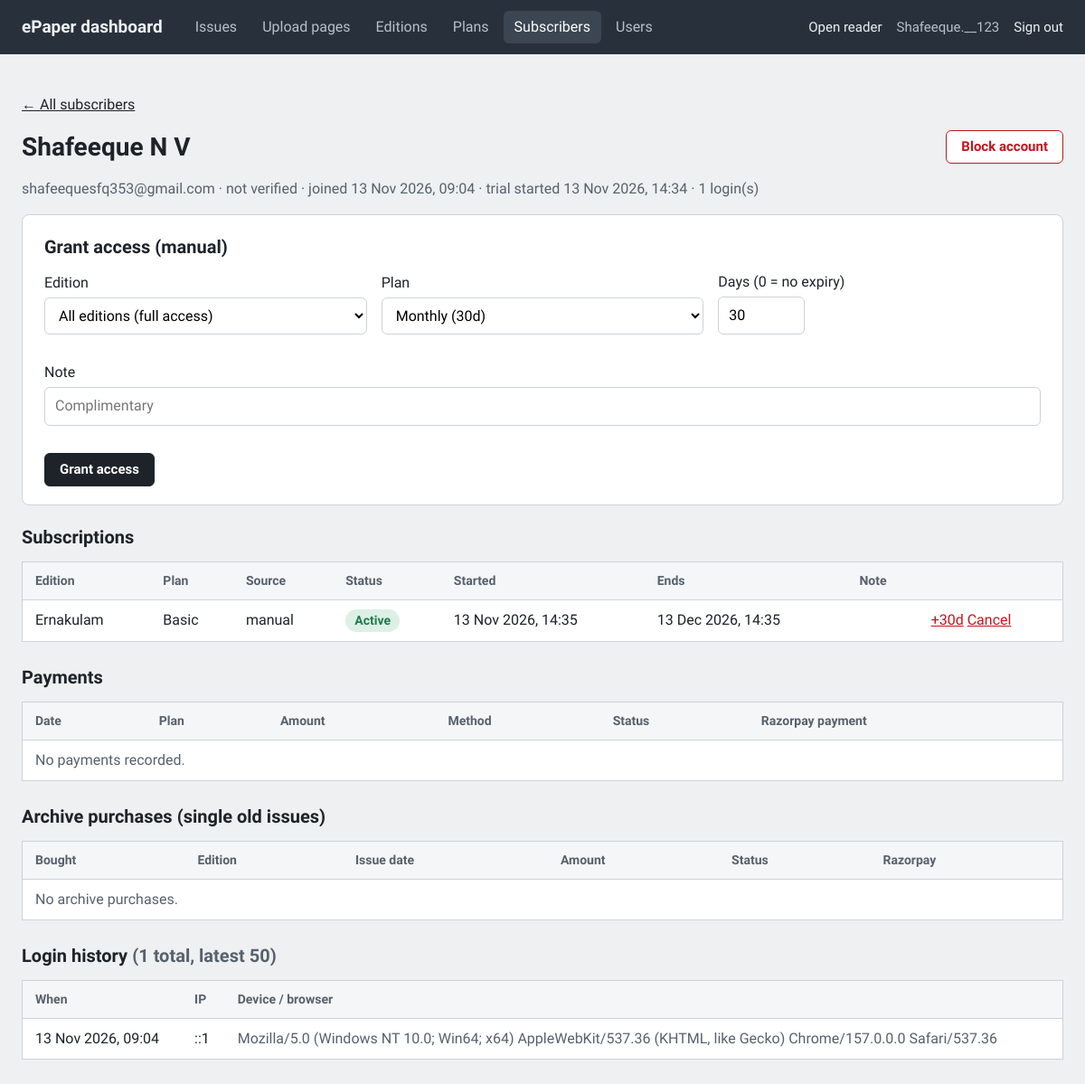
The page /admin/subscriber.php?id=8 (signed in) on the database its author committed.
### tables this page shows
CREATE TABLE IF NOT EXISTS `users` (
  `id` int UNSIGNED NOT NULL AUTO_INCREMENT,
  `username` varchar(60) NOT NULL,
  `password_hash` varchar(255) NOT NULL,
  `role` enum('admin','editor','uploader') NOT NULL DEFAULT 'uploader',
  `created_at` timestamp NOT NULL DEFAULT CURRENT_TIMESTAMP,
  PRIMARY KEY (`id`),
  UNIQUE KEY `username` (`username`)
);

CREATE TABLE IF NOT EXISTS `subscribers` (
  `id` int UNSIGNED NOT NULL AUTO_INCREMENT,
  `email` varchar(190) NOT NULL,
  `password_hash` varchar(255) NOT NULL,
  `name` varchar(120) NOT NULL DEFAULT '',
  `phone` varchar(20) DEFAULT NULL,
  `email_verified_at` datetime DEFAULT NULL,
  `status` enum('active','blocked') NOT NULL DEFAULT 'active',
  `trial_started_at` datetime DEFAULT NULL,
  `created_at` timestamp NOT NULL DEFAULT CURRENT_TIMESTAMP,
  PRIMARY KEY (`id`),
  UNIQUE KEY `email` (`email`),
  KEY `idx_status` (`status`)
);

CREATE TABLE IF NOT EXISTS `plans` (
  `id` int UNSIGNED NOT NULL AUTO_INCREMENT,
  `slug` varchar(60) NOT NULL,
  `name` varchar(120) NOT NULL,
  `description` varchar(255) NOT NULL DEFAULT '',
  `amount_paise` int UNSIGNED NOT NULL,
  `currency` char(3) NOT NULL DEFAULT 'INR',
  `period` enum('daily','weekly','monthly','yearly') NOT NULL DEFAULT 'monthly',
  `interval_count` int UNSIGNED NOT NULL DEFAULT '1',
  `total_count` int UNSIGNED NOT NULL DEFAULT '120',
  `razorpay_plan_id` varchar(40) DEFAULT NULL,
  `is_active` tinyint(1) NOT NULL DEFAULT '1',
  `sort_order` int NOT NULL DEFAULT '0',
  `created_at` timestamp NOT NULL DEFAULT CURRENT_TIMESTAMP,
  PRIMARY KEY (`id`),
  UNIQUE KEY `slug` (`slug`),
  KEY `idx_active` (`is_active`,`sort_order`)
);

CREATE TABLE IF NOT EXISTS `subscriptions` (
  `id` int UNSIGNED NOT NULL AUTO_INCREMENT,
  `subscriber_id` int UNSIGNED NOT NULL,
  `plan_id` int UNSIGNED NOT NULL,
  `edition_id` int UNSIGNED DEFAULT NULL,
  `razorpay_subscription_id` varchar(40) DEFAULT NULL,
  `status` varchar(20) NOT NULL DEFAULT 'created',
  `current_start` datetime DEFAULT NULL,
  `current_end` datetime DEFAULT NULL,
  `cancel_at_period_end` tinyint(1) NOT NULL DEFAULT '0',
  `source` enum('razorpay','manual') NOT NULL DEFAULT 'razorpay',
  `note` varchar(255) NOT NULL DEFAULT '',
  `created_at` timestamp NOT NULL DEFAULT CURRENT_TIMESTAMP,
  `updated_at` timestamp NOT NULL DEFAULT CURRENT_TIMESTAMP ON UPDATE CURRENT_TIMESTAMP,
  PRIMARY KEY (`id`),
  UNIQUE KEY `razorpay_subscription_id` (`razorpay_subscription_id`),
  KEY `idx_subscriber` (`subscriber_id`),
  KEY `idx_access` (`subscriber_id`,`status`,`current_end`),
  KEY `fk_sub_plan` (`plan_id`),
  KEY `idx_sub_edition` (`edition_id`)
);

CREATE TABLE IF NOT EXISTS `editions` (
  `id` int UNSIGNED NOT NULL AUTO_INCREMENT,
  `slug` varchar(80) NOT NULL,
  `code` varchar(10) DEFAULT NULL,
  `name` varchar(120) NOT NULL,
  `name_ml` varchar(120) DEFAULT NULL,
  `full_name` varchar(200) DEFAULT NULL,
  `group_name` varchar(120) DEFAULT NULL,
  `group_sort` int NOT NULL DEFAULT '0',
  `legacy_id` int DEFAULT NULL,
  `inherit_from_id` int UNSIGNED DEFAULT NULL,
  `is_main` tinyint(1) NOT NULL DEFAULT '0',
  `is_supplement` tinyint(1) NOT NULL DEFAULT '0',
  `sort_order` int NOT NULL DEFAULT '0',
  `is_active` tinyint(1) NOT NULL DEFAULT '1',
  PRIMARY KEY (`id`),
  UNIQUE KEY `slug` (`slug`),
  KEY `idx_code` (`code`)
);

### inc/bootstrap.php (called while the page is built, shortened)
<?php
$configFile = dirname(__DIR__) . '/config.php';
$CONFIG = require $configFile;
function cfg(string $key)
{
    global $CONFIG;
    return $CONFIG[$key] ?? null;
}
function db(): PDO
{
    static $pdo = null;
    if ($pdo === null) {
        $c = cfg('db');
        $pdo = new PDO($c['dsn'], $c['user'], $c['pass'], [
            PDO::ATTR_ERRMODE            => PDO::ERRMODE_EXCEPTION,
            PDO::ATTR_DEFAULT_FETCH_MODE => PDO::FETCH_ASSOC,
            PDO::ATTR_EMULATE_PREPARES   => false,
        ]);
    }
    return $pdo;
}
function q(string $sql, array $params = []): PDOStatement
{
    $st = db()->prepare($sql);
    $st->execute($params);
    return $st;
}
function h($s): string
{
    return htmlspecialchars((string)$s, ENT_QUOTES | ENT_SUBSTITUTE, 'UTF-8');
}
function url(string $path = '', array $params = []): string
{
    $u = rtrim((string)cfg('base_url'), '/') . '/' . ltrim($path, '/');
    return $params ? $u . '?' . http_build_query($params) : $u;
}
function current_user(): ?array
{
    return $_SESSION['user'] ?? null;
}
function require_login(string $role = 'uploader'): array
{
    $u = current_user();
    if ($u) {
        $row = q('SELECT id, username, role FROM users WHERE id = ?', [$u['id']])->fetch();
        $u = $row ? ['id' => (int)$row['id'], 'username' => $row['username'], 'role' => $row['role']] : null;
    }
    return $u;
}
require_once __DIR__ . '/subscriber.php';

### inc/subscriber.php (called while the page is built, shortened)
<?php
function plan_validity_days(array $plan): int
{
    $n = max(1, (int)$plan['interval_count']);
    $per = ['daily' => 1, 'weekly' => 7, 'monthly' => 30, 'yearly' => 365][$plan['period']] ?? 30;
    return $n * $per;
}

### admin/subscriber.php (the view, shortened to what this page needs)
<?php
require __DIR__ . '/../inc/bootstrap.php';
require __DIR__ . '/../inc/admin_layout.php';
require_login('admin');
$id = (int)($_GET['id'] ?? 0);
$sub = q('SELECT * FROM subscribers WHERE id = ?', [$id])->fetch();
$plans = q('SELECT * FROM plans ORDER BY sort_order')->fetchAll();
$subs = q("SELECT s.*, p.name AS plan_name, e.name AS edition_name
           FROM subscriptions s
           JOIN plans p ON p.id = s.plan_id
           LEFT JOIN editions e ON e.id = s.edition_id
           WHERE s.subscriber_id = ?
           ORDER BY s.created_at DESC", [$id])->fetchAll();
$payments = q("SELECT pay.*, p.name AS plan_name
               FROM payments pay
               LEFT JOIN subscriptions s ON s.id = pay.subscription_id
               LEFT JOIN plans p ON p.id = s.plan_id
               WHERE pay.subscriber_id = ?
               ORDER BY pay.created_at DESC LIMIT 100", [$id])->fetchAll();
$archives = q("SELECT ap.*, e.name AS edition_name
               FROM archive_purchases ap
               LEFT JOIN editions e ON e.id = ap.edition_id
               WHERE ap.subscriber_id = ?
               ORDER BY ap.created_at DESC LIMIT 100", [$id])->fetchAll();
$logins = q("SELECT * FROM login_logs WHERE subscriber_id = ? ORDER BY created_at DESC LIMIT 50", [$id])->fetchAll();
$loginCount = (int)q("SELECT COUNT(*) FROM login_logs WHERE subscriber_id = ?", [$id])->fetchColumn();
function sub_is_active(array $s): bool
{
    $live = $s['current_end'] === null || strtotime($s['current_end']) > time();
    return $live && in_array($s['status'], ['active', 'authenticated', 'manual'], true);
}
function dt(?string $v): string { return $v ? date('j M Y, H:i', strtotime($v)) : '—'; }
admin_header('Subscriber · ' . ($sub['name'] ?: $sub['email']), 'subscribers');
?>
<p class="a-muted"><a href="<?= h(url('admin/subscribers.php')) ?>">&larr; All subscribers</a></p>
<div class="a-head">
  <h1><?= h($sub['name'] ?: '—') ?>
  </h1>
  <form method="post" class="a-inline"><?= csrf_field() ?>
    <?php if ($sub['status'] === 'blocked'): ?>
      <button class="a-btn" name="action" value="unblock">Unblock account</button>
    <?php else: ?>
      <button class="a-btn a-btn--danger" name="action" value="block" onclick="return confirm('Block this account? They won\'t be able to sign in.')">Block account</button>
    <?php endif; ?>
  </form>
</div>
<p class="a-muted">
  <?= h($sub['email']) ?> · <?= $sub['email_verified_at'] ? 'verified' : 'not verified' ?> ·
  joined <?= h(dt($sub['created_at'])) ?> ·
  trial <?= $sub['trial_started_at'] ? 'started ' . h(dt($sub['trial_started_at'])) : 'not started' ?> ·
  <?= (int)$loginCount ?> login(s)
</p>
<div class="a-card">
  <h2>Grant access (manual)</h2>
  <form method="post" class="a-row"><?= csrf_field() ?>
    <label>Edition
      <select name="edition_id">
        <option value="0">All editions (full access)</option>
      </select>
    </label>
    <label>Plan
      <select name="plan_id" class="js-plan">
        <?php foreach ($plans as $pl): ?><option value="<?= (int)$pl['id'] ?>" data-days="<?= (int)plan_validity_days($pl) ?>"><?= h($pl['name']) ?> (<?= (int)plan_validity_days($pl) ?>d)</option><?php endforeach; ?>
      </select>
    </label>
    <label>Days (0 = no expiry) <input name="days" type="number" min="0" value="<?= $plans ? (int)plan_validity_days($plans[0]) : 30 ?>" class="js-days" style="width:6rem"></label>
    <label style="flex-basis:100%">Note <input name="note" placeholder="Complimentary"></label>
    <button class="a-btn a-btn--primary" name="action" value="grant">Grant access</button>
  </form>
</div>
<h2>Subscriptions</h2>
<table class="a-table">
  <thead><tr><th>Edition</th><th>Plan</th><th>Source</th><th>Status</th><th>Started</th><th>Ends</th><th>Note</th><th></th></tr></thead>
  <tbody>
  <?php foreach ($subs as $s): $active = sub_is_active($s); ?>
    <tr>
      <td><?= h($s['edition_name'] ?: 'All editions') ?></td>
      <td><?= h($s['plan_name']) ?></td>
      <td><?= h($s['source']) ?></td>
      <td><span class="a-status a-status--<?= $active ? 'published' : 'draft' ?>"><?= $active ? 'Active' : h(ucfirst($s['status'])) ?></span></td>
      <td><?= h(dt($s['current_start'])) ?></td>
      <td><?= $s['current_end'] ? h(dt($s['current_end'])) : 'no expiry' ?></td>
      <td class="a-muted"><?= h($s['note'] ?? '') ?></td>
      <td class="a-actions">
        <?php if ($active): ?>
          <form method="post" class="a-inline"><?= csrf_field() ?>
            <button class="a-link" name="action" value="extend_sub">+30d</button>
          </form>
          <form method="post" class="a-inline"><?= csrf_field() ?>
            <button class="a-link" name="action" value="cancel_sub" onclick="return confirm('Cancel this subscription now?')">Cancel</button>
          </form>
        <?php endif; ?>
      </td>
    </tr>
  <?php endforeach; ?>
  </tbody>
</table>
<h2>Payments</h2>
<table class="a-table">
  <thead><tr><th>Date</th><th>Plan</th><th>Amount</th><th>Method</th><th>Status</th><th>Razorpay payment</th></tr></thead>
  <tbody>
  <?php if (!$payments): ?><tr><td colspan="6" class="a-muted">No payments recorded.</td></tr><?php endif; ?>
  </tbody>
</table>
<h2>Archive purchases (single old issues)</h2>
<table class="a-table">
  <thead><tr><th>Bought</th><th>Edition</th><th>Issue date</th><th>Amount</th><th>Status</th><th>Razorpay</th></tr></thead>
  <tbody>
  <?php if (!$archives): ?><tr><td colspan="6" class="a-muted">No archive purchases.</td></tr><?php endif; ?>
  </tbody>
</table>
<h2>Login history <span class="a-muted">(<?= (int)$loginCount ?> total, latest 50)</span></h2>
<table class="a-table">
  <thead><tr><th>When</th><th>IP</th><th>Device / browser</th></tr></thead>
  <tbody>
  <?php foreach ($logins as $lg): ?>
    <tr>
      <td><?= h(dt($lg['created_at'])) ?></td>
      <td><?= h($lg['ip'] ?: '—') ?></td>
      <td class="a-muted"><?= h($lg['user_agent'] ?: '—') ?></td>
    </tr>
  <?php endforeach; ?>
  </tbody>
</table>
<?php admin_footer();

### inc/admin_layout.php (shortened to what this page needs)
<?php
function admin_header(string $title, string $active = ''): void
{
    $u = current_user();
    $nav = [
        'issues'   => ['Issues', url('admin/index.php')],
        'upload'   => ['Upload pages', url('admin/upload.php')],
        'editions' => ['Editions', url('admin/editions.php')],
    ];
    if ($u && $u['role'] === 'admin') {
        $nav['plans']       = ['Plans', url('admin/plans.php')];
        $nav['subscribers'] = ['Subscribers', url('admin/subscribers.php')];
        $nav['users']       = ['Users', url('admin/users.php')];
    }
    ?><!doctype html>
<html lang="en">
<head>
<link rel="stylesheet" href="<?= h(url('assets/admin.css')) ?>">
</head>
<body class="admin">
<header class="a-bar">
  <a class="a-brand" href="<?= h(url('admin/index.php')) ?>">ePaper dashboard</a>
  <?php if ($u): ?>
  <nav class="a-nav">
    <?php foreach ($nav as $key => [$label, $href]): ?>
      <a href="<?= h($href) ?>"<?= $active === $key ? ' aria-current="page"' : '' ?>><?= h($label) ?></a>
    <?php endforeach; ?>
  </nav>
  <div class="a-user">
    <a href="<?= h(url('index.php')) ?>" target="_blank" rel="noopener">Open reader</a>
    <span><?= h($u['username']) ?></span>
    <a href="<?= h(url('admin/logout.php')) ?>">Sign out</a>
  </div>
  <?php endif; ?>
</header>
<main class="a-main">
<?php endforeach;
}
function admin_footer(): void
{
    echo "</main>\n</body>\n</html>";
}

### assets/admin.css (style rules this page uses)
:root { --ink: #1E2329; --ink-soft: #57616C; --bg: #EEF0F2; --card: #FFFFFF; --bar: #28313B; --line: #CDD3D9; --red: #C4161C; --ok: #1F7A4D; --warn: #8A5A00; --ui: "Anek Malayalam", "Nirmala UI", system-ui, sans-serif; }
* { box-sizing: border-box; }
body { margin: 0; font: 400 16px/1.5 var(--ui); color: var(--ink); background: var(--bg); }
a { color: var(--ink); }
h1 { font-size: 28px; line-height: 1.25; margin: 0 0 16px; }
h2 { font-size: 20px; margin: 0 0 12px; }
.a-bar { display: flex; align-items: center; gap: 24px; flex-wrap: wrap; padding: 12px 24px; background: var(--bar); color: #EEF1F4; }
.a-bar a { color: #EEF1F4; text-decoration: none; }
.a-brand { font-weight: 700; font-size: 19px; }
.a-nav { display: flex; gap: 4px; }
.a-nav a { padding: 6px 12px; border-radius: 6px; color: #B8C1CA; }
.a-nav a[aria-current] { background: #3B4652; color: #fff; }
.a-user { margin-left: auto; display: flex; gap: 16px; font-size: 15px; color: #B8C1CA; }
.a-main { max-width: 1240px; margin: 0 auto; padding: 28px 24px 64px; }
.a-head { display: flex; align-items: center; gap: 12px; flex-wrap: wrap; margin-bottom: 16px; }
.a-head h1, .a-head h2 { margin: 0; margin-right: auto; }
.a-card { background: var(--card); border: 1px solid var(--line); border-radius: 8px; padding: 20px 24px; margin-bottom: 20px; }
.a-muted { color: var(--ink-soft); }
label { display: block; margin-bottom: 14px; font-weight: 500; }
input:not([type=checkbox]):not([type=file]), select, textarea { display: block; width: 100%; margin-top: 4px; font: 400 16px/1.4 var(--ui); padding: 9px 11px; border: 1px solid var(--line); border-radius: 6px; background: #fff; }
.a-row { display: flex; gap: 16px; flex-wrap: wrap; align-items: end; }
.a-row label { flex: 1 1 180px; }
.a-inline { display: inline-flex; gap: 8px; align-items: center; margin: 0; }
.a-btn { display: inline-block; font: 600 15px/1 var(--ui); padding: 10px 16px; border-radius: 6px; border: 1px solid var(--ink); background: #fff; color: var(--ink); cursor: pointer; text-decoration: none; }
.a-btn--primary { background: var(--ink); color: #fff; }
.a-btn--danger { border-color: var(--red); color: var(--red); }
.a-link { background: none; border: 0; padding: 0; font: inherit; color: var(--red); text-decoration: underline; cursor: pointer; }
.a-table { width: 100%; border-collapse: collapse; background: var(--card); border: 1px solid var(--line); margin-bottom: 24px; }
.a-table th, .a-table td { text-align: left; padding: 10px 14px; border-bottom: 1px solid var(--line); }
.a-table th { font-size: 14px; color: var(--ink-soft); font-weight: 600; background: #F5F6F7; }
.a-actions { text-align: right; }
.a-status { display: inline-block; padding: 2px 10px; border-radius: 999px; font-size: 14px; font-weight: 600; background: #E6E9EC; }
.a-status--published { background: #DDF0E5; color: var(--ok); }

### rows shown on the page
users: username "Shafeeque.__123"
subscribers: name "Shafeeque N V", email "shafeequesfq353@gmail.com", created_at "13 Nov 2026, 09:04", trial_started_at "13 Nov 2026, 14:34"
plans: days "30"
subscriptions: edition.name "Ernakulam", plan.name "Basic", source "manual", status "Active", current_start "13 Nov 2026, 14:35", current_end "13 Dec 2026, 14:35"

### other values the page prints
$label "Issues"
$label "Upload pages"
$label "Editions"
$label "Plans"
$label "Subscribers"
$label "Users"
$loginCount "1"
dt($lg['created_at']) "13 Nov 2026, 09:04"
$lg['ip'] ?: '—' "::1"
$lg['user_agent'] ?: '—' "Mozilla/5.0 (Windows NT 10.0; Win64; x64) AppleWebKit/537.36 (KHTML, like Gecko) Chrome/157.0.0.0 Safari/537.36"
form field plan_id "Monthly (30d)"
